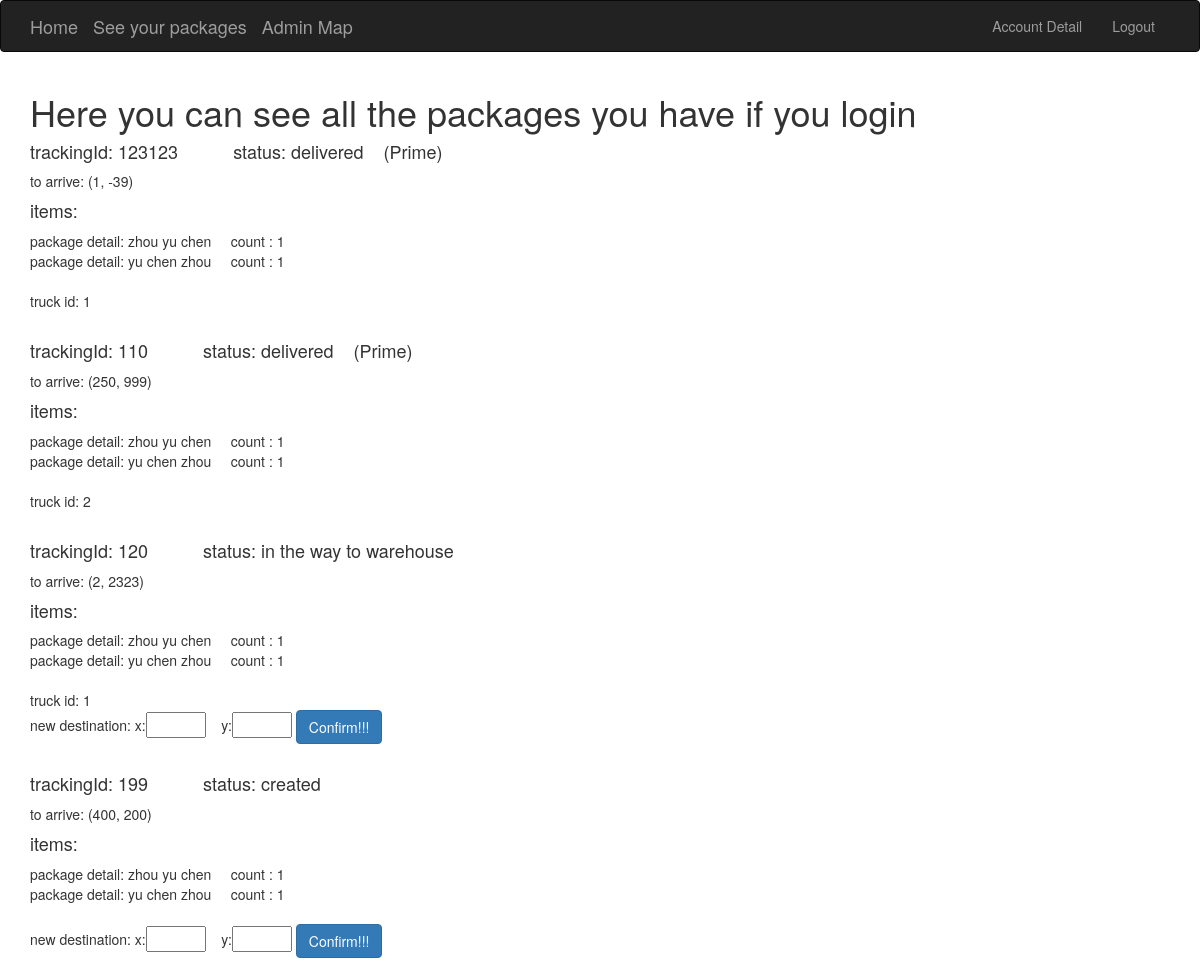
The app's page /apps/user_info/ (signed in), older data.
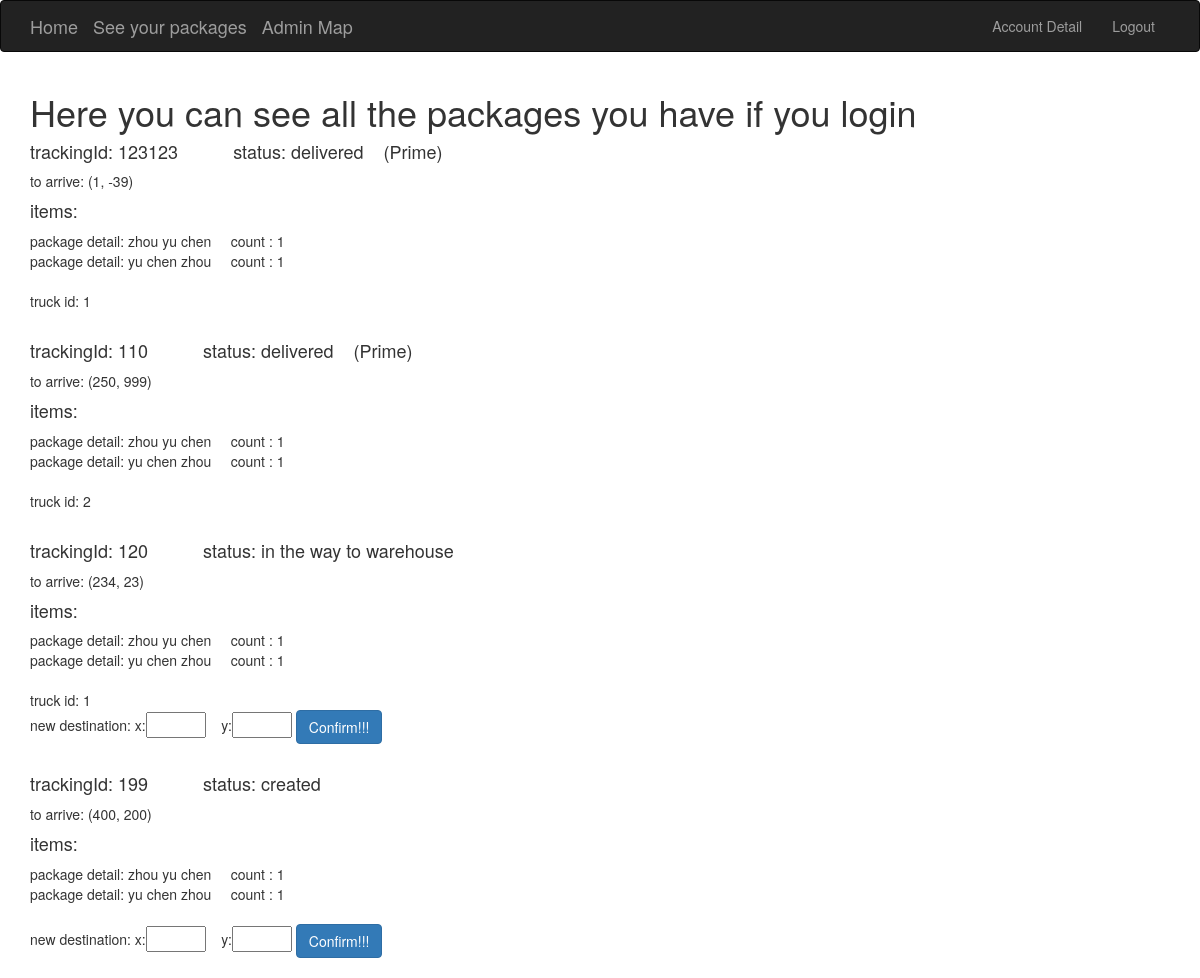
The same page, newer data.
### apps/models.py (models this page shows, shortened)
class Tracking(models.Model):
    tracking_id = models.IntegerField(default=0)
    trunk_id = models.IntegerField(blank=True, null=True)
    to_x = models.IntegerField(blank=True, null=True)
    to_y = models.IntegerField(blank=True, null=True)
    finished = models.BooleanField(default=False)
    assigned_trunk = models.BooleanField(default=False)
    is_prime = models.BooleanField(default=False)
    warehouse_id = models.IntegerField(default=0)
    user = models.ForeignKey(User, blank=True, null=True, on_delete=models.CASCADE, related_name="trackings")

### apps/views.py (the view)
@login_required
def user_info(request):
    trackings = request.user.trackings.all()
    user_packages = []
    for tracking in trackings:
        user_package = deepcopy(tracking)
        if tracking.finished:
            user_package.strStatus = "delivered"
            user_package.trunk_id = tracking.trunk_id
        elif not tracking.assigned_trunk:
            user_package.strStatus = "created"
        else:
            user_package.strStatus = intToStatus(Trunk.objects.get(trunk_id=tracking.trunk_id).status)
            user_package.trunk_id = tracking.trunk_id
        user_package.items = []
        for Atran in tracking.amazontransactions.all():
            item = deepcopy(Atran);
            user_package.items.append(item)
        user_packages.append(user_package)
    return render(request, "apps/user_info.html", {"packages":user_packages})

### apps/views.py (called while the page is built)
def intToStatus(num):
    if num == 0:
        return "idle"
    elif num == 1:
        return "in the way to warehouse"
    elif num == 2:
        return "waiting for loading"
    elif num == 3:
        return "out for delivery"
    else:
        return "delivered"

### apps/templates/apps/user_info.html (shortened to what this page needs)
{% extends 'base.html' %}
{% block content %}
<h1>Here you can see all the packages you have if you login</h1>
{% for package in packages%}
<h4>trackingId: {{package.tracking_id}}     &nbsp&nbsp&nbsp&nbsp&nbsp&nbsp&nbsp&nbsp&nbsp  status: {{package.strStatus}}
{% if package.is_prime%}&nbsp&nbsp&nbsp(Prime) {%endif%}</h4>
to arrive: ({{package.to_x}}, {{package.to_y}}) <br/>
<h4>items:</h4>
{% for item in package.items %}
  package detail: {{item.items_detail}} &nbsp&nbsp&nbsp count : {{item.count}} <br/>
{% endfor %}
<br/>
{% if package.strStatus != "created" %}
truck id: {{package.trunk_id}}<br/>
{% endif %}
{% if package.strStatus != "delivered" and package.strStatus != "out for delivery"%}
<form method="POST" action="{% url 'apps:change_destination' package.tracking_id%}">
    new destination:
    x:<input type="number" name="new_destination_x" style="width:60px;"/> &nbsp&nbsp y:<input type="number" name="new_destination_y" style="width:60px;"/> <input class="btn btn-primary" type="submit" value="Confirm!!!"/>
</form>
{% endif %}
<br/>
{% endfor %}
{% endblock %}

Row changes from the older to the newer data that the page shows:
changed Tracking "in the way to warehouse": to_x "2" → "234"; to_y "2323" → "23"
